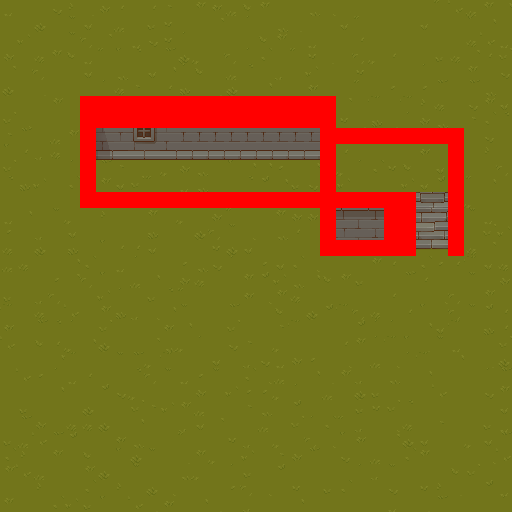

This is a level from a 2D game, rendered from its Tiled map with the project's own tilesets. A one-line summary and the map file follow, with tile-layer data summarised:
An orthogonal 32x32 tile map with 16x16 px tiles, 4 tile layers (base, wall_gaps, walls, colliders), 4 tilesets.

<map version="1.10" tiledversion="1.10.2" orientation="orthogonal" renderorder="right-down" width="32" height="32" tilewidth="16" tileheight="16" infinite="0" nextlayerid="5" nextobjectid="1">
 <tileset firstgid="449" source="tilesheets/TX Tileset Grass.tsx" />
 <tileset firstgid="705" source="tilesheets/TX Tileset Wall.tsx" />
 <tileset firstgid="1729" source="tilesheets/TX Struct.tsx" />
 <tileset firstgid="2753" source="tilesheets/TX Tileset Stone Ground.tsx" />
 <layer id="1" name="base" width="32" height="32">
  <data>[1024 cells, 1024 non-empty, 64 distinct tile ids]</data>
 </layer>
 <layer id="3" name="wall_gaps" width="32" height="32">
  <data>[1024 cells, 1 non-empty, 1 distinct tile ids]</data>
 </layer>
 <layer id="2" name="walls" width="32" height="32">
  <properties>
   <property name="level" type="int" value="0" />
  </properties>
  <data>[1024 cells, 158 non-empty, 96 distinct tile ids]</data>
 </layer>
 <layer id="4" name="colliders" width="32" height="32">
  <properties>
   <property name="isColliable" type="bool" value="true" />
  </properties>
  <data>[1024 cells, 88 non-empty, 1 distinct tile ids]</data>
 </layer>
</map>
